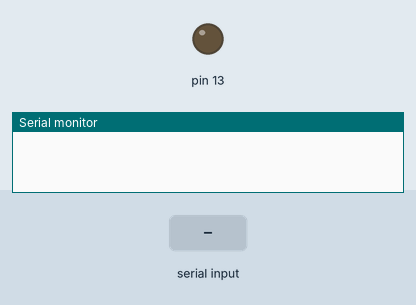
This sketch was run on a simulated Arduino Uno, built with avr-gcc and run on an emulated ATmega328P. Parts: output pins drawn as LEDs (lit = HIGH), the last lines printed to the serial monitor. The inputs (shaded band) are chosen by the test bench.

Above: at 1.2 s.
1.3 s: "." received over Serial
At 3.17 s:
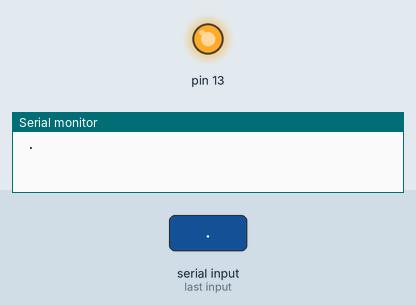
4.3 s: "-" received over Serial
At 8.5 s:
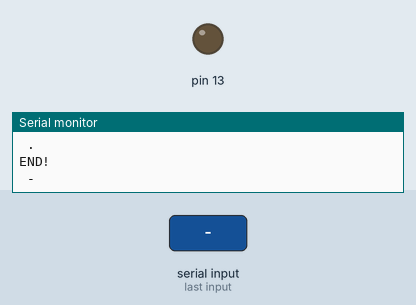
Timing chart, 0 to 10.0 s (numbered marks = the images above; inputs shaded):
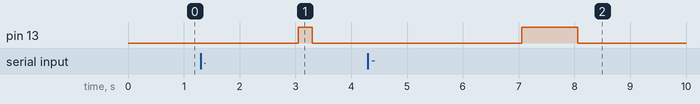

Measured:
- after the input at 1.3 s, pin 13: LOW → HIGH after 1.8 s, → LOW 0.25 s later
- after the input at 4.3 s, pin 13: LOW → HIGH after 2.8 s, → LOW 1.0 s later

The sketch:

Morse.ino
```cpp
#include<Morse.h>
Morse morse(13);

char Morse1[][4]={
  {'.','-','*','*'},//a
  {'-','.','.','.'},//b
  {'-','.','-','.'},//c
  {'-','.','.','*'},//d
  {'.','*','*','*'},//e
  {'.','.','-','.'},//f
  {'-','-','.','*'},//g
  {'.','.','-','*'},//h
  {'.','.','*','*'},//i
  {'.','-','-','-'},//j
  {'-','.','-','*'},//k
  {'.','-','.','.'},//l
  {'-','-','*','*'},//m
  {'-','.','*','*'},//n
  {'-','-','-','*'},//o
  {'.','-','-','.'},//p
  {'-','-','.','-'},//q
  {'.','-','.','*'},//r
  {'.','.','.','*'},//s
  {'-','*','*','*'},//t
  {'.','.','-','*'},//u
  {'.','.','.','-'},//v
  {'.','-','-','*'},//w
  {'-','.','.','-'},//x
  {'-','.','-','-'},//y
  {'-','-','.','.'},//z
};
void setup()
{
  Serial.begin(9600);
}

void loop()
{
  String morse0 = " ";
  int i,k,count = 0,flag;
  while (Serial.available()>0)
  {
    flag = 1;
    morse0 += char(Serial.read());
    morse0 += ' ';
    delay(2);
    count++;
  }
  if(flag)
  {
    for(i=0;i<count;i++)
    {
      Serial.println(morse0);
      for(k=0;morse0[k]!= '\0';k++)
      {
        if(morse0[k] == '.')
          morse.dot();
        else if(morse0[k] == '-')
          morse.dash();
        else if(morse0[k] == ' '&&morse0[k+1]!=' ')
          morse.w_space();
        if(morse0[k] == ' '&&morse0[k+1] == ' ')
        {
          k++;
          morse.c_space();
        }
      }
      Serial.println("END!");
      delay(2);
    }
  }
}
```

Morse.cpp
```cpp
#include "Arduino.h"
#include "Morse.h"

Morse::Morse(int pin)
{
	pinMode(pin,OUTPUT);
	_pin=pin;
	_dottime=250;
}

void Morse::dot()
{
	digitalWrite(_pin,HIGH);
	delay(_dottime);
	digitalWrite(_pin,LOW);
	delay(_dottime);
}

void Morse::dash()
{
	digitalWrite(_pin,HIGH);
	delay(_dottime*4);
	digitalWrite(_pin,LOW);
	delay(_dottime);
}

void Morse::c_space()
{
	digitalWrite(_pin,LOW);
	delay(_dottime*3);
}

void Morse::w_space()
{
	digitalWrite(_pin,LOW);
	delay(_dottime*7);
}
```

Morse.h
```cpp
#ifndef _MORSE_H
#define _MORSE_H
class Morse
{
  public:
    Morse(int pin);
    void dot();
    void dash();
    void c_space();
    void w_space();
  private:
    int _pin;
    int _dottime;
};
#endif /*_MORSE_H*/
```
